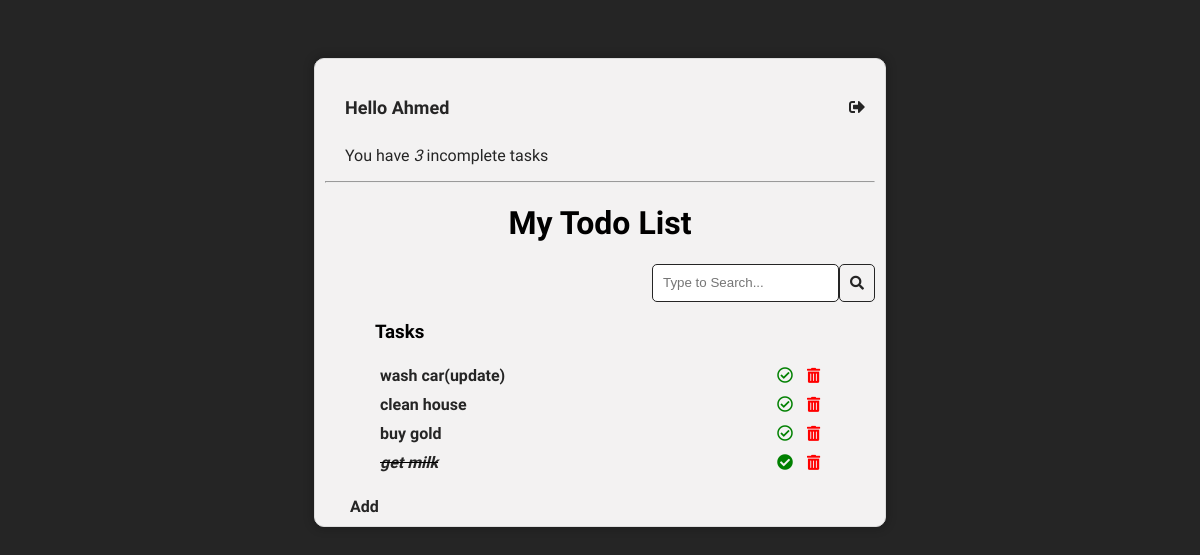
The app's page / (signed in) with its own data.
### todo/models.py (models this page shows)
class Task(models.Model):
    user = models.ForeignKey(User, on_delete=models.CASCADE, null=True, blank= True)
    title = models.CharField(max_length=200)
    description = models.TextField(null=True, blank=True)
    complete = models.BooleanField(default=False)
    created = models.DateTimeField(auto_now_add=True)
    def __str__(self):
        return self.title
    class Meta:
        ordering = ['complete']

### todo/views.py (the view)
# urls.py: path('', TaskList.as_view(), name='tasks'),
class TaskList(LoginRequiredMixin, ListView):
    model = Task
    context_object_name = 'tasks'
    def get_context_data(self, **kwargs):
        context = super().get_context_data(**kwargs)
        context['tasks'] = context['tasks'].filter(user=self.request.user)
        context['count'] = context['tasks'].filter(complete = False).count()
        search_input = self.request.GET.get('search-area') or ''
        if search_input:
            context['tasks']=context['tasks'].filter(title__icontains=search_input)
        context['search_input']=search_input
        return context

### todo/templates/todo/task_list.html (shortened to what this page needs)
{% extends "todo/main.html" %} {% block content %}
<div class="header-line">
  {% if request.user.is_authenticated %}
  <p class="tracking-in-contract user-name">Hello {{request.user}}</p>
  <a clas="log-link" href="{% url 'logout' %}" title="Logout"
    ><i class="fas fa-sign-out-alt"></i
  ></a>
  {% else %}
  <a clas="log-link" href="{% url 'login' %}">Login</a>
  {% endif %}
</div>
<p id="task-count">
  You have <i>{{count}}</i> incomplete task{{count|pluralize}}
</p>
<hr />
<h1 class="headline">My Todo List</h1>
<div class="search-wrapper">
  <form class="search-box">
    <input
      type="text"
      name="search-area"
      value="{{search_input}}"
      placeholder="Type to Search..."
      class="search_input"
      id="search-area"
    />
    <button class="button"><i class="fas fa-search"></i></button>
  </form>
</div>
<div class="task-items-wrapper">
  <h3>Task{{count|pluralize}}</h3>
  {% for task in tasks%}
  <div class="task-wrapper">
    {% if task.complete %}
    <div class="task-title">
      <i
        ><s><a href="{% url 'task-update' task.id %}">{{task}}</a></s></i
      >
    </div>
    <div>
      <a href="{% url 'task-update' task.id%}"
        ><i class="fas fa-check-circle fa-s" style="color: #008000"></i
      ></a>
      <a href="{% url 'task-delete' task.id%}"
        ><i
          class="fas fa-trash-alt"
          style="font-size: 15px; color: red; margin-left: 10px"
        ></i
      ></a>
    </div>
    {% else %}
    <div class="task-title">
      <a href="{% url 'task-update' task.id %}">{{task}}</a>
    </div>
    <div>
      <a href="{% url 'task-update' task.id%}"
        ><i class="far fa-check-circle fa-s" style="color: #008000"></i
      ></a>
      <a href="{% url 'task-delete' task.id%}"
        ><i
          class="fas fa-trash-alt"
          style="font-size: 15px; color: red; margin-left: 10px"
        ></i
      ></a>
    </div>
    {% endif %}
  </div>
  {% empty %}
  <h3>No items in list</h3>
  {% endfor %}
</div>
<div id="add-btn">
  <a href="{%url 'task-create'%}">Add</a>
</div>
{% endblock content %}

### todo/static/todo/styles.css (style rules this page uses)
body { font-family: "Comic Neue", cursive; padding-top: 50px; background: #252525; }
a, p { color: #252525; }
.task-title { font-weight: bold; margin-right: 50px; }
.header-line { display: flex; justify-content: space-between; align-items: center; padding: 10px; }
.user-name { margin-left: 10px; font-weight: bold; font-size: large; text-transform: capitalize; }
a:link { text-decoration: none; }
.tracking-in-contract { -webkit-animation: tracking-in-contract 2s cubic-bezier(0.215, 0.61, 0.355, 1) both; animation: tracking-in-contract 2s cubic-bezier(0.215, 0.61, 0.355, 1) both; }
.headline { text-align: center; }
.search-box { display: flex; justify-content: end; margin-top: 20px; }
#task-count { margin-left: 20px; margin-top: 0; }
input[type="text"], input[type="password"], textarea { border: 1px solid #252525; border-radius: 5px; padding: 10px; width: 90%; }
#search-area { width: 30% !important; }
.button { border: 1px solid #252525; background-color: #f3f2f2; color: #252525; padding: 10px; font-size: 14px; border-radius: 5px; cursor: pointer; text-decoration: none; }
#add-btn { font-weight: bold; margin-top: 20px; margin-left: 25px; }
.task-items-wrapper { margin: 0 50px 0 50px; }
.task-wrapper { display: flex; align-items: center; justify-content: space-between; padding: 5px; }

### records on screen
Task: title "wash car(update)"
Task: title "clean house"
Task: title "buy gold"
Task: title "get milk"

### other values on screen
{{ request.user }} "Ahmed"
{{ count }} "3"
